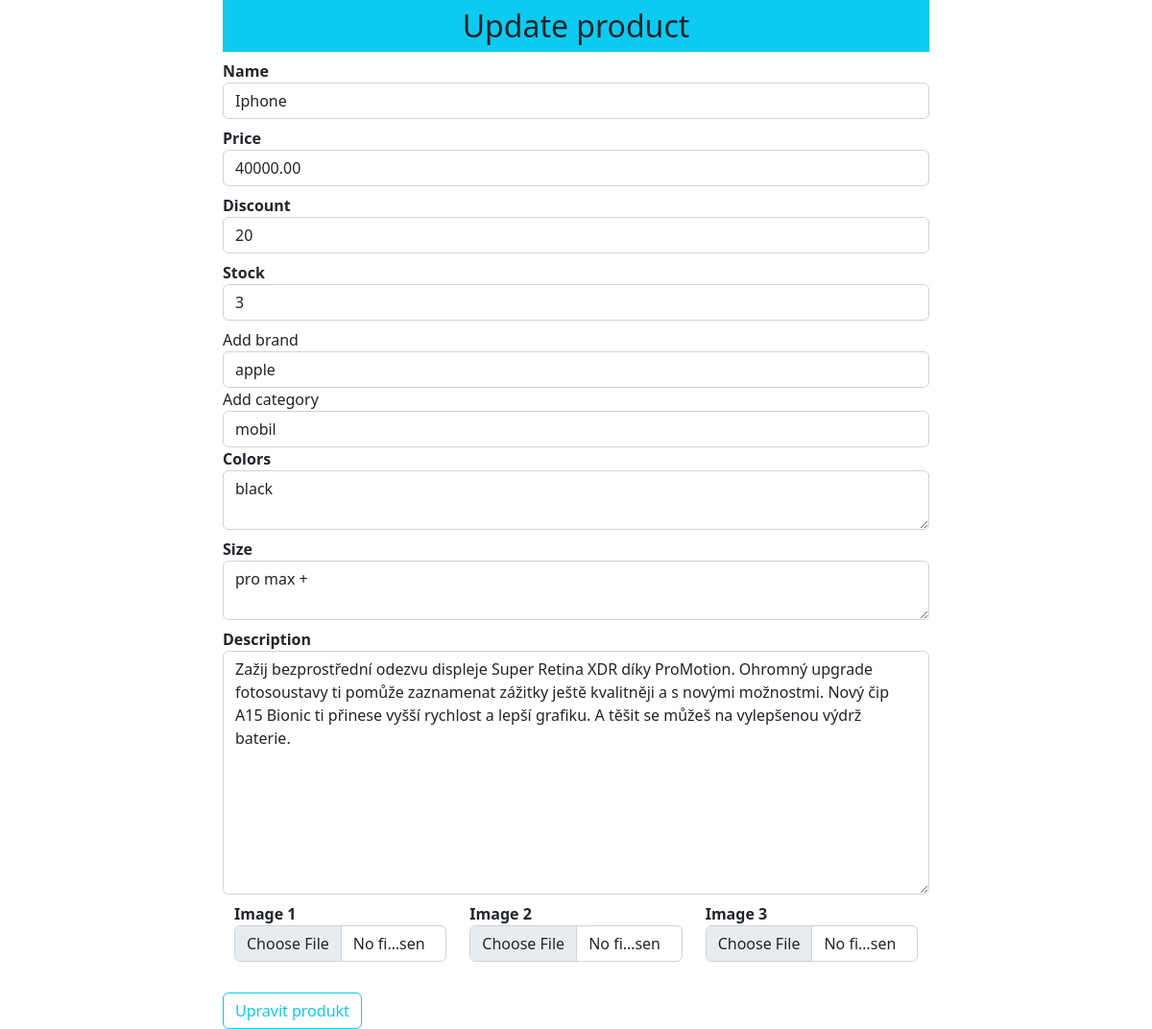
/updateproduct/1 (signed in), run on the app's committed database.
### shop/products/models.py (models this page shows, shortened)
class Addproduct(db.Model):
    id = db.Column(db.Integer, primary_key=True)
    name = db.Column(db.String(80), nullable=False)
    price = db.Column(db.Numeric(10,2), nullable=False)
    discount = db.Column(db.Integer, default=0)
    stock = db.Column(db.Integer, nullable=False)
    colors = db.Column(db.Text, nullable=False)
    size = db.Column(db.Text, nullable=False)
    description = db.Column(db.Text, nullable=False)
    pub_date = db.Column(db.DateTime, nullable=False,
        default=datetime.utcnow)
    brand_id = db.Column(db.Integer, db.ForeignKey('brand.id'), nullable=False)
    brand = db.relationship('Brand', backref=db.backref('posts', lazy=True))
    category_id = db.Column(db.Integer, db.ForeignKey('category.id'), nullable=False)
    category = db.relationship('Category',backref=db.backref('posts', lazy=True))
    image_1 = db.Column(db.String(150), nullable=False, default='image.jpg')
    image_2 = db.Column(db.String(150), nullable=False, default='image.jpg')
    image_3 = db.Column(db.String(150), nullable=False, default='image.jpg')

class Brand(db.Model):
	id = db.Column(db.Integer, primary_key=True)
	name = db.Column(db.String(30), nullable=False, unique=True)

class Category(db.Model):
	id = db.Column(db.Integer, primary_key=True)
	name = db.Column(db.String(30), nullable=False, unique=True)

### shop/products/routes.py (the view, shortened to what this page needs)
@app.route('/updateproduct/<int:id>', methods=['POST', 'GET'])
def updateproduct(id):
	if 'email' not in session:
		flash('Prvně se prosím přihlašte', 'danger')
		return redirect(url_for('login'))
	brands = Brand.query.all()
	categories = Category.query.all()
	brand = request.form.get('brand')
	category = request.form.get('category')
	product = Addproduct.query.get_or_404(id)
	form = Addproducts(request.form)
	form.name.data = product.name
	form.price.data = product.price
	form.discount.data = product.discount
	form.stock.data = product.stock
	form.colors.data = product.colors
	form.size.data = product.size
	form.description.data = product.description
	return render_template('products/updateproduct.html', form=form, brands=brands, categories=categories, product=product)

### shop/products/forms.py
class Addproducts(Form):
	name = StringField('Name', [validators.DataRequired()])
	price = DecimalField('Price', [validators.DataRequired()])
	discount = IntegerField('Discount', default=0)
	stock = IntegerField('Stock', [validators.DataRequired()])
	colors = TextAreaField('Colors', [validators.DataRequired()])
	size = TextAreaField('Size', [validators.DataRequired()])
	description = TextAreaField('Description', [validators.DataRequired()])
	image_1 = FileField('Image 1', validators=[FileAllowed(['jpg', 'png', 'gif', 'jpeg'])])
	image_2 = FileField('Image 2', validators=[FileAllowed(['jpg', 'png', 'gif', 'jpeg'])])
	image_3 = FileField('Image 3', validators=[FileAllowed(['jpg', 'png', 'gif', 'jpeg'])])

### shop/templates/products/updateproduct.html (shortened to what this page needs)
{% extends "layout.html" %}
{% block content %}
<div class="container">
    <div class="row">
    <div class="col-md-2"></div>
    <div class="col-md-8">
        <h2 class="text-center bg-info p-2">Update product</h2>
        {% from "_formhelpers.html" import render_field %}
        <form action="" method="POST" enctype="multipart/form-data">
            {{ render_field(form.name, class="form-control", placeholder="Zadej název produktu" )}}
            {{ render_field(form.price, class="form-control", placeholder="Zadej cenu" )}}
            {{ render_field(form.discount, class="form-control", placeholder="Zadej slevu" )}}
            {{ render_field(form.stock, class="form-control", placeholder="Zadej kolik máš kusů" )}}
            <label for="brand">Add brand</label>
            <select name="brand" id="brand" class="form-control" required>
                <option value="{{ product.brand_id }}">{{ product.brand.name }}</option>
            </select>
            <label for="category">Add category</label>
            <select name="category" id="category" class="form-control" required>
                <option value="{{ product.category_id }}">{{ product.category.name }}</option>
            </select>
            {{ render_field(form.colors, class="form-control", placeholder="Zadej barvu" )}}
            {{ render_field(form.size, class="form-control", placeholder="Zadej velikost" )}}
            {{ render_field(form.description, class="form-control", placeholder="Zadej popis produktu", rows="10")}}
            <div class="container">
                <div class="row">
                  <div class="col-md-4">{{ render_field(form.image_1, class="form-control")}}</div>
                    <div class="col-md-4">{{ render_field(form.image_2, class="form-control")}}</div>
                    <div class="col-md-4">{{ render_field(form.image_3, class="form-control")}}</div>
                </div>
            </div>
            <button type="submit" class="btn btn-outline-info mt-4">Upravit produkt</button>
            </form>
    </div>
    <div class="col-md-2"></div>
</div>
</div>
{% endblock content %}

### data on the page
Addproduct: name "Iphone", price "40000.00", discount "20", stock "3", colors "black", size "pro max +", description "Zažij bezprostřední odezvu displeje Super Retina XDR díky ProMotion. Ohromný upgrade fotosoustavy ti pomůže zaznamenat zážitky ještě kvalitněji a s novými možnostmi. Nový čip A15 Bionic ti přinese vyšší rychlost a lepší grafiku. A těšit se můžeš na vylepšenou výdrž baterie."
Brand: brand "apple"
Category: category "mobil"

### other printed values
{{ field.label }} "Name Price Discount Stock Colors Size Description Image 1 Image 2 Image 3"
